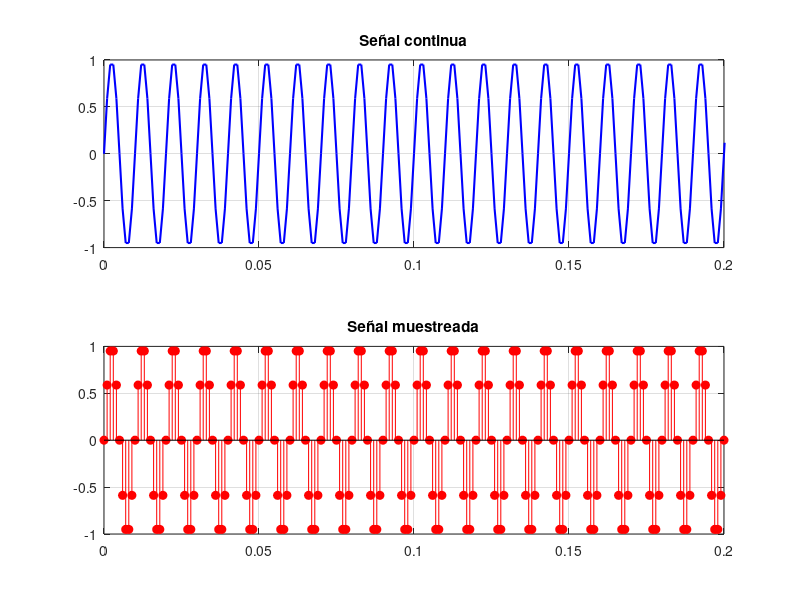

Write MATLAB code to recreate this figure.
clc; clear all;

fs = 1000;    
t = 0:1/fs:1;           
seno = sin(2*pi*100*t);


figure;

subplot(2,1,1)
plot(t, seno,'b','LineWidth',1.5);
xlim([0 0.2])  
grid on;
title('Señal continua');

subplot(2,1,2)
stem(t, seno,'r','filled');
xlim([0 0.2]) 
grid on;
title('Señal muestreada');
